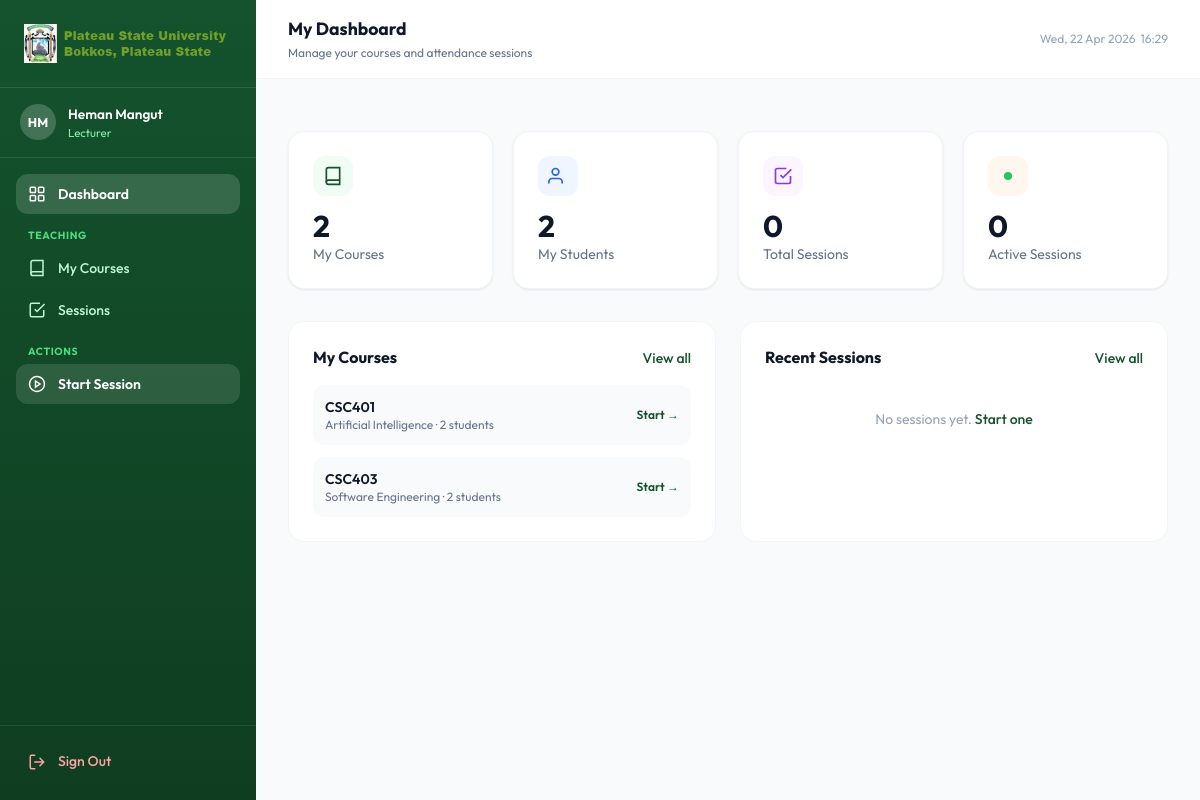
/lecturer-dashboard/ (signed in), run on the app's committed database.
### attendance/models.py (models this page shows, shortened)
class User(AbstractBaseUser, PermissionsMixin):
    ROLE_CHOICES = [
        ('admin', 'Admin'),
        ('lecturer', 'Lecturer'),
        ('student', 'Student'),
    ]
    id = models.UUIDField(primary_key=True, default=uuid.uuid4, editable=False)
    email = models.EmailField(unique=True)
    first_name = models.CharField(max_length=100)
    last_name = models.CharField(max_length=100)
    role = models.CharField(max_length=20, choices=ROLE_CHOICES, default='student')
    is_active = models.BooleanField(default=True)
    is_staff = models.BooleanField(default=False)
    date_joined = models.DateTimeField(default=timezone.now)
    avatar = models.ImageField(upload_to='avatars/', null=True, blank=True)
    objects = UserManager()
    USERNAME_FIELD = 'email'
    REQUIRED_FIELDS = ['first_name', 'last_name']
    class Meta:
        verbose_name = 'User'
        verbose_name_plural = 'Users'
    def get_full_name(self):
        return f"{self.first_name} {self.last_name}"

class Course(models.Model):
    id = models.UUIDField(primary_key=True, default=uuid.uuid4, editable=False)
    code = models.CharField(max_length=20, unique=True)
    title = models.CharField(max_length=200)
    department = models.ForeignKey(Department, on_delete=models.CASCADE, related_name='courses')
    lecturer = models.ForeignKey(LecturerProfile, on_delete=models.SET_NULL, null=True, blank=True, related_name='courses')
    credit_units = models.IntegerField(default=3)
    semester = models.CharField(max_length=20, choices=[('first', 'First'), ('second', 'Second')], default='first')
    level = models.IntegerField(default=100)
    description = models.TextField(blank=True)
    students = models.ManyToManyField(StudentProfile, related_name='courses', blank=True)
    created_at = models.DateTimeField(auto_now_add=True)
    class Meta:
        ordering = ['code']

### attendance/views.py (the view)
# urls.py: path('lecturer-dashboard/', views.lecturer_dashboard, name='lecturer_dashboard'),
@login_required
@role_required('lecturer')
def lecturer_dashboard(request):
    lecturer = get_object_or_404(LecturerProfile, user=request.user)
    courses = Course.objects.filter(lecturer=lecturer).annotate(student_count=Count('students'))
    active_sessions = AttendanceSession.objects.filter(
        lecturer=lecturer, status='active'
    ).select_related('course')
    recent_sessions = AttendanceSession.objects.filter(
        lecturer=lecturer
    ).select_related('course').order_by('-started_at')[:5]
    context = {
        'lecturer': lecturer,
        'courses': courses,
        'active_sessions': active_sessions,
        'recent_sessions': recent_sessions,
        'total_sessions': AttendanceSession.objects.filter(lecturer=lecturer).count(),
        'total_students': StudentProfile.objects.filter(courses__lecturer=lecturer).distinct().count(),
    }
    return render(request, 'attendance/lecturer/dashboard.html', context)

### attendance/context_processors.py (called while the page is built)
def site_context(request):
    context = {
        'site_name': 'PLASU Smart Attendance',
        'university_name': 'Plateau State University',
        'current_year': timezone.now().year,
        'now': timezone.now(),
    }
    if request.user.is_authenticated:
        if request.user.role == 'lecturer':
            try:
                active_count = AttendanceSession.objects.filter(
                    lecturer__user=request.user,
                    status='active',
                ).count()
                context['lecturer_active_sessions'] = active_count
            except Exception:
                context['lecturer_active_sessions'] = 0
    return context

### attendance/templates/attendance/lecturer/dashboard.html (shortened to what this page needs)
{% extends "attendance/layout_sidebar.html" %}
{% load static attendance_tags %}
{% block page_title %}My Dashboard{% endblock %}
{% block page_subtitle %}Manage your courses and attendance sessions{% endblock %}
{% block sidebar_nav %}{% include "attendance/partials/lecturer_nav.html" %}{% endblock %}
{% block content %}
<div class="grid grid-cols-2 lg:grid-cols-4 gap-5 mb-8 animate-in">
  <div class="stat-card">
    <div class="w-10 h-10 rounded-xl bg-green-50 flex items-center justify-center mb-3">
      <svg class="w-5 h-5 text-primary" viewBox="0 0 24 24" fill="none" stroke="currentColor" stroke-width="2"><path d="M4 19.5A2.5 2.5 0 0 1 6.5 17H20"/><path d="M6.5 2H20v20H6.5A2.5 2.5 0 0 1 4 19.5v-15A2.5 2.5 0 0 1 6.5 2z"/></svg>
    </div>
    <p class="text-3xl font-bold text-ink">{{ courses.count }}</p>
    <p class="text-slate-500 text-sm">My Courses</p>
  </div>
  <div class="stat-card">
    <div class="w-10 h-10 rounded-xl bg-blue-50 flex items-center justify-center mb-3">
      <svg class="w-5 h-5 text-blue-600" viewBox="0 0 24 24" fill="none" stroke="currentColor" stroke-width="2"><path d="M17 21v-2a4 4 0 0 0-4-4H5a4 4 0 0 0-4 4v2"/><circle cx="9" cy="7" r="4"/></svg>
    </div>
    <p class="text-3xl font-bold text-ink">{{ total_students }}</p>
    <p class="text-slate-500 text-sm">My Students</p>
  </div>
  <div class="stat-card">
    <div class="w-10 h-10 rounded-xl bg-purple-50 flex items-center justify-center mb-3">
      <svg class="w-5 h-5 text-purple-600" viewBox="0 0 24 24" fill="none" stroke="currentColor" stroke-width="2"><path d="M9 11l3 3L22 4"/><path d="M21 12v7a2 2 0 0 1-2 2H5a2 2 0 0 1-2-2V5a2 2 0 0 1 2-2h11"/></svg>
    </div>
    <p class="text-3xl font-bold text-ink">{{ total_sessions }}</p>
    <p class="text-slate-500 text-sm">Total Sessions</p>
  </div>
  <div class="stat-card">
    <div class="w-10 h-10 rounded-xl bg-orange-50 flex items-center justify-center mb-3">
      <div class="live-dot"></div>
    </div>
    <p class="text-3xl font-bold text-ink">{{ active_sessions.count }}</p>
    <p class="text-slate-500 text-sm">Active Sessions</p>
  </div>
</div>
<div class="grid grid-cols-1 lg:grid-cols-2 gap-6 animate-in" style="animation-delay:.1s">
  <div class="bg-white rounded-2xl shadow-card border border-slate-100 p-6">
    <div class="flex items-center justify-between mb-4">
      <h3 class="font-bold text-ink">My Courses</h3>
      <a href="{% url 'attendance:lecturer_courses' %}" class="text-primary text-sm font-medium hover:underline">View all</a>
    </div>
    <div class="space-y-3">
      {% for course in courses %}
      <div class="flex items-center justify-between p-3 rounded-xl bg-slate-50 hover:bg-slate-100 transition-colors">
        <div>
          <p class="font-semibold text-ink text-sm">{{ course.code }}</p>
          <p class="text-slate-500 text-xs">{{ course.title }} · {{ course.student_count }} students</p>
        </div>
        <a href="{% url 'attendance:start_session' %}?course={{ course.pk }}" class="text-xs font-semibold text-primary hover:text-green-700">Start →</a>
      </div>
      {% empty %}
      <p class="text-slate-400 text-sm text-center py-6">No courses assigned yet.</p>
      {% endfor %}
    </div>
  </div>
  <div class="bg-white rounded-2xl shadow-card border border-slate-100 p-6">
    <div class="flex items-center justify-between mb-4">
      <h3 class="font-bold text-ink">Recent Sessions</h3>
      <a href="{% url 'attendance:lecturer_sessions' %}" class="text-primary text-sm font-medium hover:underline">View all</a>
    </div>
    <div class="space-y-3">
      {% for session in recent_sessions %}
      <a href="{% url 'attendance:session_detail' session.id %}" class="flex items-center justify-between p-3 rounded-xl bg-slate-50 hover:bg-slate-100 transition-colors">
        <div>
          <p class="font-semibold text-ink text-sm">{{ session.course.code }}</p>
          <p class="text-slate-500 text-xs">{{ session.started_at|date:"M d, H:i" }}</p>
        </div>
        {% if session.status == 'active' %}
          <span class="badge badge-green">Live</span>
        {% elif session.status == 'ended' %}
          <span class="badge badge-gray">Ended</span>
        {% else %}
          <span class="badge badge-yellow">Expired</span>
        {% endif %}
      </a>
      {% empty %}
      <p class="text-slate-400 text-sm text-center py-6">No sessions yet. <a href="{% url 'attendance:start_session' %}" class="text-primary font-medium">Start one</a></p>
      {% endfor %}
    </div>
  </div>
</div>
{% endblock %}

### attendance/templates/attendance/layout_sidebar.html (shortened to what this page needs)
{% extends "attendance/base.html" %}
{% load static %}
{% block body %}
<div class="page-wrapper">
  <aside id="sidebar" class="sidebar" style="min-height:100vh;">
    <div class="sidebar-logo">
      <img src="{% static 'images/plasu_logo.png' %}" alt="PLASU"
          >
    </div>
    <div class="sidebar-user">
      <div class="sidebar-avatar">
        {{ request.user.first_name|slice:":1" }}{{ request.user.last_name|slice:":1" }}
      </div>
      <div style="min-width:0">
        <div class="sidebar-user-name">{{ request.user.get_full_name }}</div>
        <div class="sidebar-user-role">{{ request.user.role }}</div>
      </div>
    </div>
    <nav class="sidebar-nav">
      {% block sidebar_nav %}{% endblock %}
    </nav>
    <div class="sidebar-footer">
      <a href="{% url 'attendance:logout' %}" class="sidebar-link" style="color:#fca5a5;">
        <svg viewBox="0 0 24 24" fill="none" stroke="currentColor" stroke-width="2">
          <path d="M9 21H5a2 2 0 0 1-2-2V5a2 2 0 0 1 2-2h4M16 17l5-5-5-5M21 12H9" stroke-linecap="round" stroke-linejoin="round"/>
        </svg>
        Sign Out
      </a>
    </div>
  </aside>
  <div class="main-area">
    <header class="topbar">
      <div>
        <div class="topbar-title">{% block page_title %}Dashboard{% endblock %}</div>
        <div class="topbar-sub">{% block page_subtitle %}{% endblock %}</div>
      </div>
      <div class="flex items-center gap-3 ml-auto">
        <span class="text-xs text-slate-400 hidden md:block" id="datetime-display"></span>
      </div>
    </header>
    <div class="px-4 md:px-8 pt-5">
    </div>
    <main class="main-content">
      {% block content %}{% endblock %}
    </main>
  </div>
</div>
{% endblock %}

### static/css/main.css (style rules this page uses)
*, *::before, *::after { box-sizing: border-box; margin: 0; padding: 0; }
:root { --color-primary: #14532D; --color-primary-dark: #0f3d20; --color-primary-light: #166534; --color-primary-50: #F0FDF4; --color-primary-100: #DCFCE7; --color-primary-200: #BBF7D0; --color-primary-300: #86EFAC; --color-primary-500: #22C55E; --color-surface: #F8FAFC; --color-ink: #0F172A; --color-muted: #64748B; --color-border: #E2E8F0; --color-subtle: #F1F5F9; --color-success: #22C55E; --color-warning: #F59E0B; --color-error: #EF4444; --color-info: #3B82F6; --radius-sm: 8px; --radius-md: 12px; --radius-lg: 16px; --radius-xl: 20px; --radius-2xl: 24px; --radius-full: 9999px; --shadow-card: 0 1px 3px 0 rgb(0 0 0 / 0.07), 0 1px 2px -1px rgb(0 0 0 / 0.07); --shadow-md: 0 4px 6px -1px rgb(0 0 0 / 0.07), 0 2px 4px -2px rgb(0 0 0 / 0.07); --shadow-lg: 0 10px 15px -3px rgb(0 0 0 / 0.08), 0 4px 6px -4px rgb(0 0 0 / 0.08); }
html { font-size: 16px; -webkit-text-size-adjust: 100%; }
body { font-family: 'Outfit', 'Segoe UI', system-ui, sans-serif; background: var(--color-surface); color: var(--color-ink); line-height: 1.5; -webkit-font-smoothing: antialiased; -moz-osx-font-smoothing: grayscale; }
h3 { font-size: 1.1rem; font-weight: 600; line-height: 1.4; }
p { font-size: 0.9rem; }
.page-wrapper { display: flex; min-height: 100vh; overflow: hidden; }
.sidebar { width: 256px; flex-shrink: 0; display: flex; flex-direction: column; background: linear-gradient(180deg, var(--color-primary) 0%, var(--color-primary-dark) 100%); position: relative; z-index: 40; transform: translateX(-100%); transition: transform 0.3s ease; }
@media (min-width: 1024px) { .sidebar { transform: translateX(0); } }
.sidebar-logo { padding: 1.5rem; border-bottom: 1px solid rgba(255,255,255,.10); display: flex; align-items: center; gap: 0.75rem; }
.sidebar-user { padding: 1rem 1.25rem; border-bottom: 1px solid rgba(255,255,255,.10); display: flex; align-items: center; gap: 0.75rem; }
.sidebar-avatar { width: 36px; height: 36px; border-radius: var(--radius-full); background: rgba(255,255,255,.20); display: flex; align-items: center; justify-content: center; font-weight: 700; font-size: 0.8rem; color: #fff; flex-shrink: 0; }
.sidebar-user-name { color: #fff; font-weight: 600; font-size: 0.85rem; white-space: nowrap; overflow: hidden; text-overflow: ellipsis; }
.sidebar-user-role { color: #86efac; font-size: 0.72rem; text-transform: capitalize; }
.sidebar-nav { flex: 1; padding: 1rem; overflow-y: auto; }
.sidebar-link { display: flex; align-items: center; gap: 0.75rem; padding: 0.6rem 0.75rem; border-radius: var(--radius-md); color: #bbf7d0; font-size: 0.875rem; font-weight: 500; text-decoration: none; transition: background .15s, color .15s; cursor: pointer; margin-bottom: 2px; }
.sidebar-link svg { width: 18px; height: 18px; flex-shrink: 0; }
.sidebar-footer { padding: 1rem; border-top: 1px solid rgba(255,255,255,.10); }
.main-area { flex: 1; display: flex; flex-direction: column; min-width: 0; overflow: hidden; }
.topbar { background: #fff; border-bottom: 1px solid #f1f5f9; padding: 1rem 2rem; display: flex; align-items: center; justify-content: space-between; flex-shrink: 0; }
.topbar-title { font-size: 1.1rem; font-weight: 700; color: var(--color-ink); }
.topbar-sub { font-size: 0.75rem; color: var(--color-muted); margin-top: 2px; }
.main-content { flex: 1; overflow-y: auto; padding: 2rem; }
.stat-card { background: #fff; border-radius: var(--radius-lg); padding: 1.5rem; box-shadow: var(--shadow-card); border: 1px solid #f1f5f9; transition: box-shadow .2s, transform .2s; }
.live-dot { width: 8px; height: 8px; background: var(--color-success); border-radius: var(--radius-full); display: inline-block; animation: pulse-dot 1.5s ease-in-out infinite; }
.animate-in { animation: fadeSlideUp .35s ease both; }
.text-primary { color: var(--color-primary) !important; }

### data on the page
User: user.first_name "H", user.last_name "M", user.get_full_name "Heman Mangut", user.role "Lecturer"
Course: code "CSC401", title "Artificial Intelligence", student_count "2"
Course: code "CSC403", title "Software Engineering", student_count "2"

### other printed values
{{ courses.count }} "2"
{{ total_students }} "2"
{{ total_sessions }} "0"
{{ active_sessions.count }} "0"
